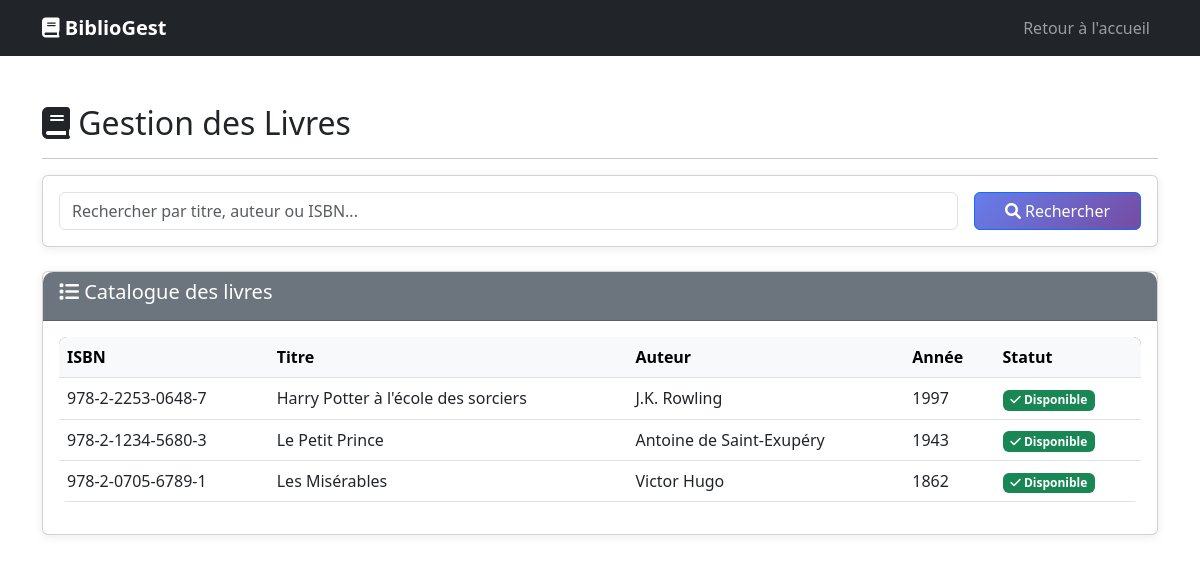
The page /pages/livres.php on the database its author committed.
### tables this page shows
CREATE TABLE Livre (
    ISBN VARCHAR(20) PRIMARY KEY,
    titre VARCHAR(255) NOT NULL,
    auteur VARCHAR(255) NOT NULL,
    annee INT NOT NULL,
    disponible BOOLEAN DEFAULT TRUE,
    created_at TIMESTAMP DEFAULT CURRENT_TIMESTAMP,
    updated_at TIMESTAMP DEFAULT CURRENT_TIMESTAMP ON UPDATE CURRENT_TIMESTAMP
);

### classes/Livre.php (called while the page is built, shortened)
<?php
class Livre {
    private $conn;
    public function __construct($db) {
        $this->conn = $db;
    }
    public function lireTous() {
        $query = "SELECT * FROM Livre ORDER BY titre";
        $stmt = $this->conn->prepare($query);
        $stmt->execute();
        return $stmt;
    }
}
?>

### pages/livres.php (the view, shortened to what this page needs)
<?php
require_once '../classes/Livre.php';
$database = new Database();
$db = $database->getConnection();
$livre = new Livre($db);
$resultats = isset($_GET['recherche']) ? $livre->rechercher($_GET['recherche']) : $livre->lireTous();
?>
<!DOCTYPE html>
<html lang="fr">
<head>
    <link href="../assets/css/custom.css" rel="stylesheet">
    <link href="https://cdn.jsdelivr.net/npm/bootstrap@5.3.0/dist/css/bootstrap.min.css" rel="stylesheet">
    <link href="https://cdnjs.cloudflare.com/ajax/libs/font-awesome/6.0.0/css/all.min.css" rel="stylesheet">
</head>
<body>
    <nav class="navbar navbar-expand-lg navbar-dark bg-dark">
        <div class="container">
            <a class="navbar-brand" href="../index.php"><i class="fas fa-book"></i> BiblioGest</a>
            <div class="navbar-nav ms-auto">
                <a class="nav-link" href="../index.php">Retour à l'accueil</a>
            </div>
        </div>
    </nav>
    <div class="container my-5">
        <div class="row">
            <div class="col-md-12">
                <h2><i class="fas fa-book"></i> Gestion des Livres</h2>
                <hr>
                <div class="card mb-4">
                    <div class="card-body">
                        <form method="GET" class="row g-3">
                            <div class="col-md-10">
                                <input type="text" name="recherche" class="form-control" placeholder="Rechercher par titre, auteur ou ISBN..." value="<?= $_GET['recherche'] ?? '' ?>">
                            </div>
                            <div class="col-md-2">
                                <button type="submit" class="btn btn-primary w-100"><i class="fas fa-search"></i> Rechercher</button>
                            </div>
                        </form>
                    </div>
                </div>
                <div class="card">
                    <div class="card-header bg-secondary text-white">
                        <h5><i class="fas fa-list"></i> Catalogue des livres</h5>
                    </div>
                    <div class="card-body">
                        <div class="table-responsive">
                            <table class="table table-hover">
                                <thead class="table-light">
                                    <tr>
                                        <th>ISBN</th>
                                        <th>Titre</th>
                                        <th>Auteur</th>
                                        <th>Année</th>
                                        <th>Statut</th>
                                    </tr>
                                </thead>
                                <tbody>
                                    <?php while ($row = $resultats->fetch(PDO::FETCH_ASSOC)): ?>
                                    <tr>
                                        <td><?= htmlspecialchars($row['ISBN']) ?></td>
                                        <td><?= htmlspecialchars($row['titre']) ?></td>
                                        <td><?= htmlspecialchars($row['auteur']) ?></td>
                                        <td><?= htmlspecialchars($row['annee']) ?></td>
                                        <td>
                                            <?php if ($row['disponible']): ?>
                                                <span class="badge bg-success"><i class="fas fa-check"></i> Disponible</span>
                                            <?php else: ?>
                                                <span class="badge bg-danger"><i class="fas fa-times"></i> Emprunté</span>
                                            <?php endif; ?>
                                        </td>
                                    </tr>
                                    <?php endwhile; ?>
                                </tbody>
                            </table>
                        </div>
                    </div>
                </div>
            </div>
        </div>
    </div>
</body>
</html>

### assets/css/custom.css (style rules this page uses)
:root { --primary-color: #667eea; --secondary-color: #764ba2; --success-color: #28a745; --warning-color: #ffc107; --danger-color: #dc3545; --info-color: #17a2b8; }
.fade-in { animation: fadeIn 0.5s ease-out; }
.navbar-brand { font-weight: bold; font-size: 1.5rem; transition: transform 0.3s; }
.card { border-radius: 10px; box-shadow: 0 2px 10px rgba(0,0,0,0.08); transition: all 0.3s ease; margin-bottom: 20px; }
.card-header { border-radius: 10px 10px 0 0 !important; font-weight: 600; }
.table { border-radius: 8px; overflow: hidden; }
.table thead { background: linear-gradient(135deg, #667eea 0%, #764ba2 100%); color: white; }
.table tbody tr { transition: background-color 0.2s; }
.badge { padding: 0.5em 0.8em; font-weight: 500; border-radius: 20px; }
.btn { border-radius: 25px; padding: 0.5rem 1.5rem; font-weight: 500; transition: all 0.3s; border: none; }
.btn-primary { background: linear-gradient(135deg, #667eea 0%, #764ba2 100%); }
.form-control, .form-select { border-radius: 25px; border: 2px solid #e0e0e0; padding: 0.6rem 1.2rem; transition: all 0.3s; }

### rows shown on the page
livre: ISBN "978-2-2253-0648-7", titre "Harry Potter à l'école des sorciers", auteur "J.K. Rowling", annee "1997", disponible 1 (drawn)
livre: ISBN "978-2-1234-5680-3", titre "Le Petit Prince", auteur "Antoine de Saint-Exupéry", annee "1943", disponible 1 (drawn)
livre: ISBN "978-2-0705-6789-1", titre "Les Misérables", auteur "Victor Hugo", annee "1862", disponible 1 (drawn)
